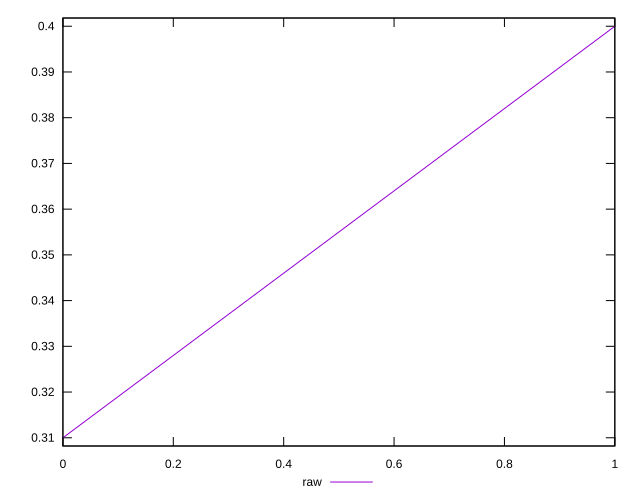

Here is the gnuplot script that generated this plot:
reset

$raw <<EOF
0 0.31
1 0.4
EOF

set key outside below
set xrange [0:1]
set yrange [0.3082:0.40180000000000005]
set trange [0.3082:0.40180000000000005]
set terminal svg size 640, 500 enhanced background rgb 'white'
set output "reports/report_00031_2021-02-24T23-18-18.084Z/meta/score/samples/astro/raw/sorted.svg"

plot $raw title "raw" with line

reset
